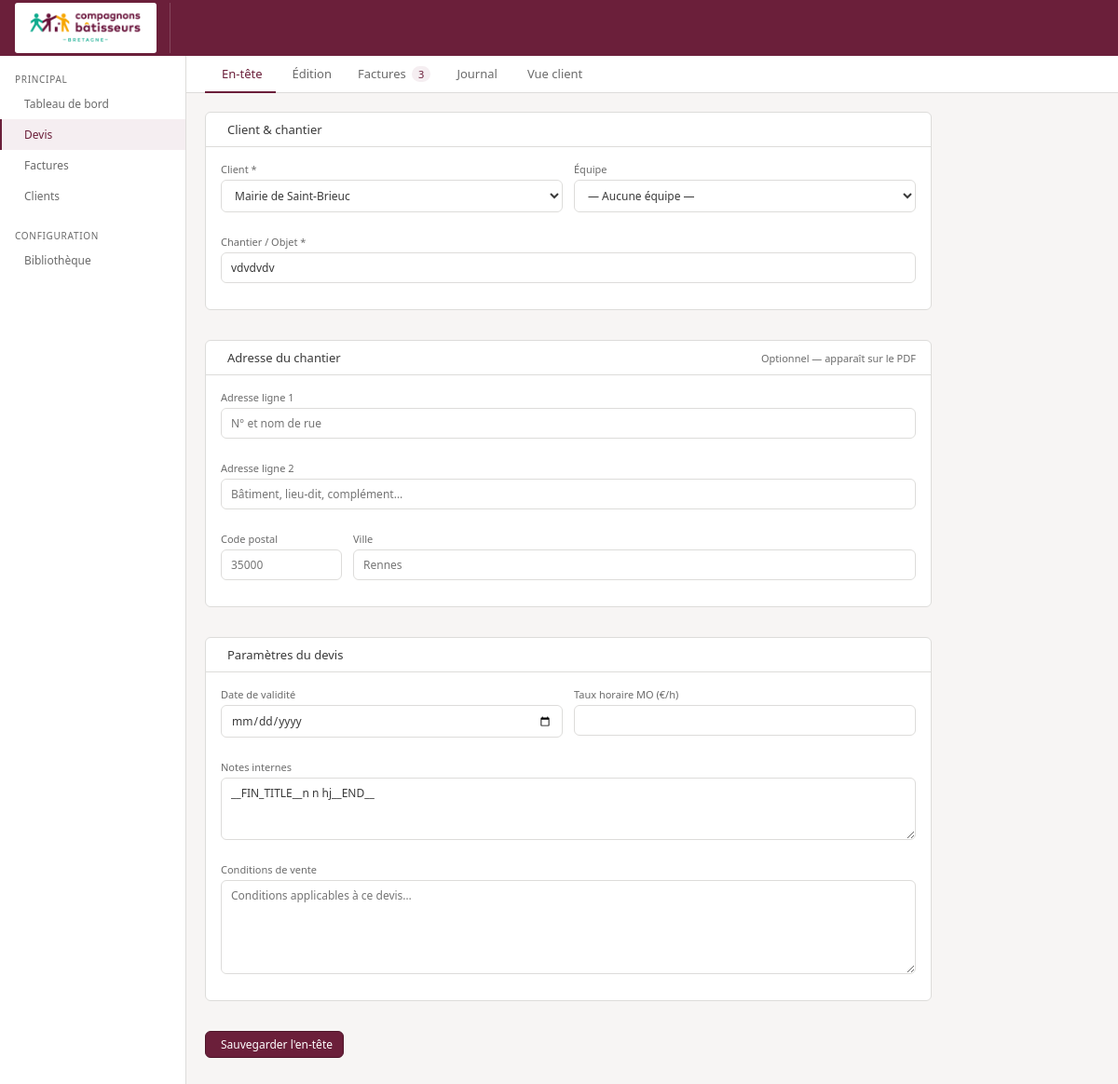
/devis/3/ (signed in), run on the app's committed database.
### core/models.py (models this page shows, shortened)
class ParametresAssociation(models.Model):
    nom = models.CharField(max_length=200, default='Compagnons Bâtisseurs Bretagne')
    siret = models.CharField(max_length=50, blank=True)
    ape = models.CharField(max_length=20, blank=True)
    forme_juridique = models.CharField(
        max_length=100, blank=True, default='Association loi 1901'
    )
    adresse = models.TextField(blank=True)
    email = models.EmailField(blank=True)
    telephone = models.CharField(max_length=50, blank=True)
    site_web = models.URLField(blank=True)
    logo = models.ImageField(
        upload_to='logo/', null=True, blank=True
    )
    couleur_principale = models.CharField(
        max_length=7, default='#6B1F3A',
        help_text="Code hexadécimal ex: #6B1F3A"
    )
    couleur_secondaire = models.CharField(
        max_length=7, default='#2BBFA4',
        help_text="Code hexadécimal ex: #2BBFA4"
    )
    couleur_accent = models.CharField(
        max_length=7, default='#E8A020',
        help_text="Code hexadécimal ex: #E8A020"
    )
    slogan = models.CharField(
        max_length=200, blank=True,
        default='La solidarité, un chantier à partager'
    )
    class Meta:
        verbose_name = 'Paramètres association'
    @classmethod
    def get(cls):
        obj, _ = cls.objects.get_or_create(pk=1)
        return obj

class Devis(models.Model):
    STATUS_CHOICES = [
        ('draft',    'Brouillon'),
        ('sent',     'Envoyé'),
        ('accepted', 'Accepté'),
        ('refused',  'Refusé'),
        ('expired',  'Expiré'),
    ]
    reference = models.CharField(max_length=50, unique=True)
    client = models.ForeignKey(
        Client, on_delete=models.PROTECT, related_name='devis'
    )
    equipe = models.ForeignKey(
        Equipe, on_delete=models.SET_NULL,
        null=True, blank=True, related_name='devis'
    )
    chantier = models.CharField(max_length=300)
    chantier_adresse1 = models.CharField(max_length=200, blank=True)
    chantier_adresse2 = models.CharField(max_length=200, blank=True)
    chantier_cp = models.CharField(max_length=10, blank=True)
    chantier_ville = models.CharField(max_length=100, blank=True)
    status = models.CharField(
        max_length=20, choices=STATUS_CHOICES, default='draft'
    )
    date_creation = models.DateField(auto_now_add=True)
    date_validite = models.DateField(null=True, blank=True)
    taux_mo = models.DecimalField(
        max_digits=6, decimal_places=2, default=46.00
    )
    notes = models.TextField(blank=True)
    conditions_devis = models.TextField(
        blank=True,
        help_text="Conditions de vente pour ce devis (copié depuis les préférences à la création)"
    )
    fin_group_title = models.CharField(
        max_length=100, default='Financements',
        help_text="Titre du groupe de financements"
    )
    created_by = models.ForeignKey(
        User, on_delete=models.SET_NULL,
        null=True, related_name='devis_crees'
    )
    created_at = models.DateTimeField(auto_now_add=True)
    updated_at = models.DateTimeField(auto_now=True)
    class Meta:
        ordering = ['-created_at']
        verbose_name = 'Devis'
        verbose_name_plural = 'Devis'
    def total_brut(self):
        return sum(
            l.total() for l in self.lignes.filter(parent=None)
            if l.type_ligne != 'FIN'
        )
    def total_facture(self):
        return sum(
            f.montant for f in self.factures.exclude(status='cancelled')
            if f.type_doc == 'facture'
        ) - sum(
            f.montant for f in self.factures.exclude(status='cancelled')
            if f.type_doc == 'avoir'
        )
    def reste_a_facturer(self):
        return self.total_brut() - self.total_facture()

class Client(models.Model):
    nom = models.CharField(max_length=200)
    contact = models.CharField(max_length=200, blank=True)
    email = models.EmailField(blank=True)
    telephone = models.CharField(max_length=50, blank=True)
    adresse = models.TextField(blank=True)
    created_at = models.DateTimeField(auto_now_add=True)
    class Meta:
        ordering = ['nom']
        verbose_name = 'Client'
    def __str__(self):
        return self.nom

### core/views.py (the view)
# urls.py: path('devis/<int:pk>/', views.devis_detail, name='devis-detail'),
@login_required
def devis_detail(request, pk):
    devis = get_object_or_404(Devis, pk=pk)
    profil = get_profil(request.user)
    factures = devis.factures.all()
    audit_logs = devis.audit_logs.all()
    circuit_steps = [
        ('ti-file-plus', 'var(--gray-lt)', 'var(--gray-bd)', 'Brouillon auto'),
        ('ti-user-check', '#E6F1FB', '#B5D4F4', 'Validation comptable'),
        ('ti-circle-check', 'var(--teal-lt)', 'var(--teal-bd)', 'Validée'),
        ('ti-send', 'var(--prune-lt)', 'var(--prune-bd)', 'Envoyée'),
        ('ti-cash', '#EAF3DE', '#C0DD97', 'Payée'),
    ]
    taux_mo_js = str(devis.taux_mo).replace(',', '.')
    articles_biblio = []
    return render(request, 'core/devis_detail.html', {
        'devis': devis,
        'factures': factures,
        'audit_logs': audit_logs,
        'articles_biblio': articles_biblio,
        'circuit_steps': circuit_steps,
        'profil': profil,
        'taux_mo_js': taux_mo_js,
        'clients': Client.objects.all(),
        'equipes': Equipe.objects.select_related('service__territoire').all(),
    })

### core/context_processors.py (called while the page is built)
def params_association(request):
    return {'params': ParametresAssociation.get()}

### core/models.py (called while the page is built)
    def __str__(self):
        return self.nom

    def total(self):
        enfants = self.enfants.all()
        if self.type_ligne == 'TITRE':
            return sum(e.total() for e in enfants)
        if enfants.exists():
            return self.quantite * sum(e.total() for e in enfants)
        if self.cout_unitaire is not None:
            return self.quantite * self.cout_unitaire
        return Decimal('0')

### core/views.py (called while the page is built)
def get_profil(user):
    profil, _ = ProfilUtilisateur.objects.get_or_create(user=user)
    return profil

### core/templates/core/devis_detail.html (shortened to what this page needs)
{% extends 'core/base.html' %}
{% block nav_devis %}active{% endblock %}
{% block content %}
<div class="tabs">
  <a href="#" class="tab on" onclick="switchTab(event,'entete')">En-tête</a>
  <a href="#" class="tab" onclick="switchTab(event,'edit')">Édition</a>
  <a href="#" class="tab" onclick="switchTab(event,'factures')">Factures <span id="fcount" style="background:var(--prune-lt);color:var(--prune);border-radius:99px;padding:1px 7px;font-size:11px;margin-left:3px">{{ factures|length }}</span></a>
  <a href="#" class="tab" onclick="switchTab(event,'audit')">Journal</a>
  <a href="{% url 'core:devis-pdf' devis.pk %}" target="_blank" class="tab">Vue client</a>
</div>
<div class="tab-pane on" id="pane-entete" style="overflow-y:auto">
  <div class="entete-section">
    <div class="card">
      <div class="card-hd">
        <span class="card-title">Client &amp; chantier</span>
      </div>
      <div class="card-body" style="display:flex;flex-direction:column;gap:12px">
        <div style="display:grid;grid-template-columns:1fr 1fr;gap:12px">
          <div class="field">
            <label>Client *</label>
            <select class="input" id="eh-client">
              {% for c in clients %}
              <option value="{{ c.pk }}" {% if c.pk == devis.client.pk %}selected{% endif %}>{{ c.nom }}</option>
              {% endfor %}
            </select>
          </div>
          <div class="field">
            <label>Équipe</label>
            <select class="input" id="eh-equipe">
              <option value="">— Aucune équipe —</option>
            </select>
          </div>
        </div>
        <div class="field">
          <label>Chantier / Objet *</label>
          <input class="input" id="eh-chantier" value="{{ devis.chantier }}" placeholder="Description du chantier"/>
        </div>
      </div>
    </div>
    <div class="card">
      <div class="card-hd">
        <span class="card-title">Adresse du chantier</span>
        <span style="font-size:11px;color:var(--gray-md)">Optionnel — apparaît sur le PDF</span>
      </div>
      <div class="card-body" style="display:flex;flex-direction:column;gap:12px">
        <div class="field">
          <label>Adresse ligne 1</label>
          <input class="input" id="eh-adr1" value="{{ devis.chantier_adresse1 }}" placeholder="N° et nom de rue"/>
        </div>
        <div class="field">
          <label>Adresse ligne 2</label>
          <input class="input" id="eh-adr2" value="{{ devis.chantier_adresse2 }}" placeholder="Bâtiment, lieu-dit, complément…"/>
        </div>
        <div style="display:grid;grid-template-columns:130px 1fr;gap:12px;position:relative">
          <div class="field" style="position:relative">
            <label>Code postal</label>
            <input class="input" id="eh-cp" value="{{ devis.chantier_cp }}" placeholder="35000" maxlength="5"
                   autocomplete="off"
                   oninput="cpAutocomplete(this.value)"/>
          </div>
          <div class="field">
            <label>Ville</label>
            <input class="input" id="eh-ville" value="{{ devis.chantier_ville }}" placeholder="Rennes"/>
          </div>
        </div>
      </div>
    </div>
    <div class="card">
      <div class="card-hd">
        <span class="card-title">Paramètres du devis</span>
      </div>
      <div class="card-body" style="display:flex;flex-direction:column;gap:12px">
        <div style="display:grid;grid-template-columns:1fr 1fr;gap:12px">
          <div class="field">
            <label>Date de validité</label>
            <input class="input" type="date" id="eh-validite" value="{{ devis.date_validite|date:'Y-m-d' }}"/>
          </div>
          <div class="field">
            <label>Taux horaire MO (€/h)</label>
            <input class="input" type="number" id="eh-taux-mo" value="{{ devis.taux_mo }}" min="0" step="0.5"/>
          </div>
        </div>
        <div class="field">
          <label>Notes internes</label>
          <textarea class="input" id="eh-notes" rows="3" placeholder="Contexte, observations, rappels…">{{ devis.notes }}</textarea>
        </div>
        <div class="field">
          <label>Conditions de vente</label>
          <textarea class="input" id="eh-conditions" rows="5" placeholder="Conditions applicables à ce devis…">{{ devis.conditions_devis }}</textarea>
        </div>
      </div>
    </div>
    <div class="eh-save-bar">
      <button class="btn btn-prune" id="eh-save-btn" onclick="saveEntete()">
         Sauvegarder l'en-tête
      </button>
    </div>
  </div>
</div>
{% endblock %}

### core/templates/core/base.html (shortened to what this page needs)
<!DOCTYPE html>
<html lang="fr">
<head>
<link rel="stylesheet" href="https://cdn.jsdelivr.net/npm/@tabler/icons-webfont@3.19.0/dist/tabler-icons.min.css"/>
</head>
<body>
<div class="topbar">
  <a href="{% url 'core:dashboard' %}" class="logo-area">
    {% if params.logo %}
      <img src="{{ params.logo.url }}" alt="{{ params.nom }}" style="height:54px;width:auto;background:#fff;border-radius:3px;padding:2px 5px">
    {% endif %}
  </a>
</div>
<div class="body-wrap">
  <div class="sidebar">
    <div class="nav-sect">Principal</div>
    <a href="{% url 'core:dashboard' %}" class="nav-item {% block nav_dashboard %}{% endblock %}">Tableau de bord</a>
    <a href="{% url 'core:devis-list' %}" class="nav-item {% block nav_devis %}{% endblock %}">Devis</a>
    <a href="{% url 'core:factures-list' %}" class="nav-item {% block nav_factures %}{% endblock %}">Factures</a>
    <a href="{% url 'core:clients' %}" class="nav-item {% block nav_clients %}{% endblock %}">Clients</a>
    <div class="nav-sect">Configuration</div>
    <a href="{% url 'core:biblio' %}" class="nav-item {% block nav_biblio %}{% endblock %}">Bibliothèque</a>
  </div>
  <div class="main">
    {% block content %}{% endblock %}
  </div>
</div>
</body>
</html>

### core/templates/core/base.html (style rules this page uses)
:root { --prune:#6B1F3A;--prune-dk:#4E1529;--prune-lt:#F5EEF1;--prune-bd:#D4A3B5; --teal:#2BBFA4;--teal-dk:#1E9081;--teal-lt:#E8F8F5;--teal-bd:#9DE0D5; --amber:#E8A020;--amber-lt:#FDF3E1; --red:#C0392B;--red-lt:#FDECEB; --gray:#3A3A3A;--gray-md:#6B6B6B;--gray-lt:#F0EEEC;--gray-bd:#DDDCDA; --white:#fff;--bg:#F7F5F4; --f:'Segoe UI',system-ui,sans-serif;--fm:'Courier New',monospace; --r:6px; }
* { box-sizing:border-box;margin:0;padding:0 }
body { font-family:var(--f);font-size:13px;color:var(--gray);background:var(--bg);height:100vh;overflow:hidden;display:flex;flex-direction:column }
input,button,select,textarea { font-family:var(--f) }
button { cursor:pointer }
a { color:inherit;text-decoration:none }
.topbar { background:var(--prune);height:60px;display:flex;align-items:center;padding:0 1rem;gap:10px;flex-shrink:0;z-index:100 }
.logo-area { display:flex;align-items:center;gap:9px;padding-right:14px;border-right:1px solid rgba(255,255,255,.18);text-decoration:none }
.body-wrap { display:flex;flex:1;overflow:hidden }
.sidebar { width:200px;background:var(--white);border-right:1px solid var(--gray-bd);display:flex;flex-direction:column;flex-shrink:0;overflow-y:auto }
.main { flex:1;overflow:hidden;display:flex;flex-direction:column }
.nav-sect { font-size:10px;text-transform:uppercase;letter-spacing:.07em;color:var(--gray-md);padding:.9rem 1rem 3px;margin-top:4px }
.nav-item { display:flex;align-items:center;gap:8px;padding:8px 1rem;font-size:12px;color:var(--gray-md);border-left:2px solid transparent;text-decoration:none }
.nav-item.active { color:var(--prune);background:var(--prune-lt);border-left-color:var(--prune);font-weight:500 }
.btn { display:inline-flex;align-items:center;gap:5px;padding:5px 11px;font-size:12px;border-radius:var(--r);border:1px solid var(--gray-bd);background:transparent;color:var(--gray);cursor:pointer;text-decoration:none }
.btn-prune { background:var(--prune);color:#fff;border-color:var(--prune-dk) }
.card { background:var(--white);border:1px solid var(--gray-bd);border-radius:var(--r);overflow:hidden;margin-bottom:1rem }
.card-hd { padding:9px 1rem;border-bottom:1px solid var(--gray-bd);display:flex;align-items:center;justify-content:space-between }
.card-title { font-size:13px;font-weight:500;display:flex;align-items:center;gap:7px }
.card-body { padding:1rem }
.field { display:flex;flex-direction:column;gap:4px;margin-bottom:.75rem }
.field label { font-size:11px;color:var(--gray-md);font-weight:500 }
.input { padding:7px 10px;font-size:12px;border:1px solid var(--gray-bd);border-radius:var(--r);background:var(--white);color:var(--gray);outline:none;width:100% }

### core/templates/core/devis_detail.html (style rules this page uses)
.tabs { background:#fff;border-bottom:1px solid var(--gray-bd);display:flex;padding:0 1.25rem;flex-shrink:0 }
.tab { padding:10px 14px;font-size:13px;color:var(--gray-md);cursor:pointer;border-bottom:2px solid transparent;margin-bottom:-1px;white-space:nowrap;text-decoration:none }
.tab.on { color:var(--prune);border-bottom-color:var(--prune);font-weight:500 }
.tab-pane { display:none;flex:1;overflow:hidden;flex-direction:column }
.tab-pane.on { display:flex }
.entete-section { display:flex;flex-direction:column;gap:1rem;padding:1.25rem;max-width:820px }
.eh-save-bar { display:flex;gap:8px;align-items:center;padding-bottom:.5rem }

### data on the page
ParametresAssociation: logo (picture)
Devis: client.nom "Mairie de Saint-Brieuc", chantier "vdvdvdv", notes "__FIN_TITLE__n n hj__END__"

### other printed values
{{ factures|length }} "3"
